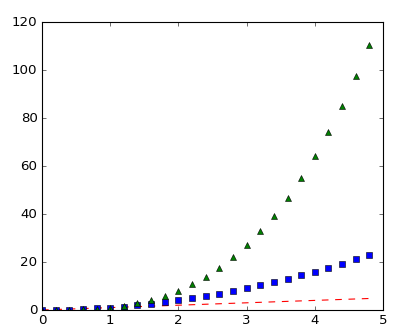

Generate this figure with Python:
import numpy as np
import matplotlib.pyplot as plt

# evenly sampled time at 200ms intervals
t = np.arange(0., 5., 0.2)

# red dashes, blue squares and green triangles
plt.plot(t, t,
         'r--', t,
         t**2, 'bs',
         t, t**3, 'g^')
plt.show()
